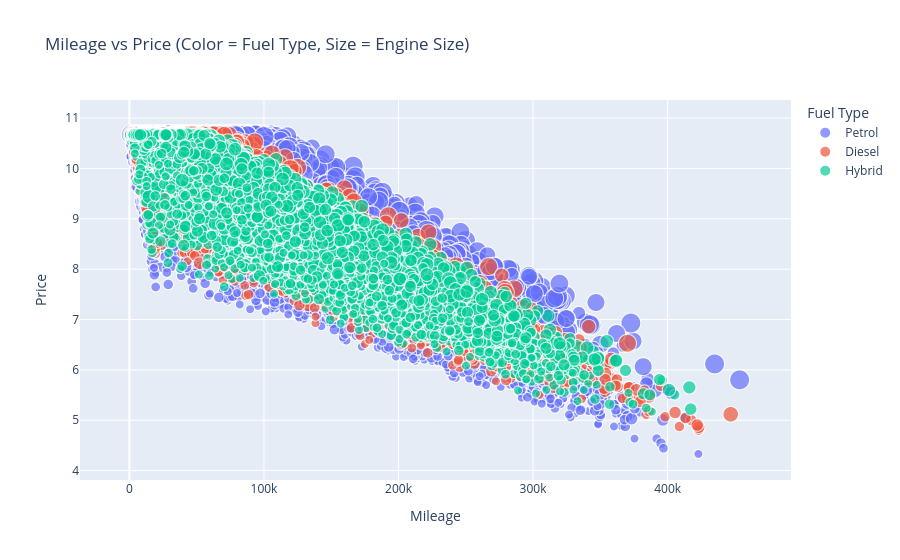

Notebook code cell kept with this figure:
### Code cell
import plotly.express as px
fig = px.scatter(
    df,
    x="Mileage",
    y="Price",
    color="Fuel type",
    size="Engine size",
    hover_name="Manufacturer",
    title="Mileage vs Price (Color = Fuel Type, Size = Engine Size)",
    labels={
        "Mileage": "Mileage",
        "Price": "Price",
        "Fuel type": "Fuel Type",
        "Engine size": "Engine Size"
    }
)

fig.show()

### Figure 1 — Plotly figure (JSON) as saved in the notebook; plotly's stock layout.template omitted (floating-point values rounded to 4 significant figures; data arrays with more than 128 entries replaced by an {"elided": "..."} marker saying what was removed)
{"data": [{"hovertemplate": "<b>%{hovertext}</b><br><br>Fuel Type=Petrol<br>Mileage=%{x}<br>Price=%{y}<br>Engine Size=%{marker.size}<extra></extra>", "hovertext": {"elided": "25488 str values"}, "legendgroup": "Petrol", "marker": {"color": "#636efa", "size": {"elided": "25488 float values"}, "sizemode": "area", "sizeref": 0.0125, "symbol": "circle"}, "mode": "markers", "name": "Petrol", "showlegend": true, "type": "scattergl", "x": {"elided": "25488 int values"}, "xaxis": "x", "y": {"elided": "25488 float values"}, "yaxis": "y"}, {"hovertemplate": "<b>%{hovertext}</b><br><br>Fuel Type=Diesel<br>Mileage=%{x}<br>Price=%{y}<br>Engine Size=%{marker.size}<extra></extra>", "hovertext": {"elided": "13268 str values"}, "legendgroup": "Diesel", "marker": {"color": "#EF553B", "size": {"elided": "13268 float values"}, "sizemode": "area", "sizeref": 0.0125, "symbol": "circle"}, "mode": "markers", "name": "Diesel", "showlegend": true, "type": "scattergl", "x": {"elided": "13268 int values"}, "xaxis": "x", "y": {"elided": "13268 float values"}, "yaxis": "y"}, {"hovertemplate": "<b>%{hovertext}</b><br><br>Fuel Type=Hybrid<br>Mileage=%{x}<br>Price=%{y}<br>Engine Size=%{marker.size}<extra></extra>", "hovertext": {"elided": "11244 str values"}, "legendgroup": "Hybrid", "marker": {"color": "#00cc96", "size": {"elided": "11244 float values"}, "sizemode": "area", "sizeref": 0.0125, "symbol": "circle"}, "mode": "markers", "name": "Hybrid", "showlegend": true, "type": "scattergl", "x": {"elided": "11244 int values"}, "xaxis": "x", "y": {"elided": "11244 float values"}, "yaxis": "y"}], "layout": {"legend": {"itemsizing": "constant", "title": {"text": "Fuel Type"}, "tracegroupgap": 0}, "title": {"text": "Mileage vs Price (Color = Fuel Type, Size = Engine Size)"}, "xaxis": {"anchor": "y", "domain": [0, 1], "title": {"text": "Mileage"}}, "yaxis": {"anchor": "x", "domain": [0, 1], "title": {"text": "Price"}}}}
